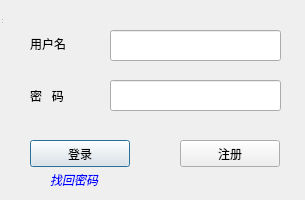
<?xml version="1.0" encoding="UTF-8"?>
<ui version="4.0">
 <class>Login</class>
 <widget class="QDialog" name="Login">
  <property name="geometry">
   <rect>
    <x>0</x>
    <y>0</y>
    <width>305</width>
    <height>200</height>
   </rect>
  </property>
  <property name="minimumSize">
   <size>
    <width>300</width>
    <height>200</height>
   </size>
  </property>
  <property name="maximumSize">
   <size>
    <width>800</width>
    <height>600</height>
   </size>
  </property>
  <property name="windowTitle">
   <string>Login</string>
  </property>
  <widget class="QWidget" name="centralwidget" native="true">
   <property name="geometry">
    <rect>
     <x>0</x>
     <y>0</y>
     <width>311</width>
     <height>195</height>
    </rect>
   </property>
   <widget class="QLabel" name="label">
    <property name="geometry">
     <rect>
      <x>30</x>
      <y>28</y>
      <width>79</width>
      <height>31</height>
     </rect>
    </property>
    <property name="text">
     <string>用户名</string>
    </property>
   </widget>
   <widget class="QLabel" name="label_2">
    <property name="geometry">
     <rect>
      <x>30</x>
      <y>80</y>
      <width>79</width>
      <height>31</height>
     </rect>
    </property>
    <property name="text">
     <string>密   码</string>
    </property>
   </widget>
   <widget class="QPushButton" name="login_btn">
    <property name="geometry">
     <rect>
      <x>30</x>
      <y>140</y>
      <width>100</width>
      <height>27</height>
     </rect>
    </property>
    <property name="text">
     <string>登录</string>
    </property>
   </widget>
   <widget class="QPushButton" name="register_btn">
    <property name="geometry">
     <rect>
      <x>180</x>
      <y>140</y>
      <width>100</width>
      <height>27</height>
     </rect>
    </property>
    <property name="text">
     <string>注册</string>
    </property>
   </widget>
   <widget class="QLineEdit" name="edit_username">
    <property name="geometry">
     <rect>
      <x>110</x>
      <y>30</y>
      <width>171</width>
      <height>31</height>
     </rect>
    </property>
   </widget>
   <widget class="QLineEdit" name="edit_password">
    <property name="geometry">
     <rect>
      <x>110</x>
      <y>80</y>
      <width>171</width>
      <height>31</height>
     </rect>
    </property>
    <property name="echoMode">
     <enum>QLineEdit::Password</enum>
    </property>
   </widget>
   <widget class="QLabel" name="label_forgot_password">
    <property name="geometry">
     <rect>
      <x>50</x>
      <y>170</y>
      <width>59</width>
      <height>20</height>
     </rect>
    </property>
    <property name="styleSheet">
     <string notr="true">color:blue;
font-style:italic</string>
    </property>
    <property name="text">
     <string>找回密码</string>
    </property>
   </widget>
  </widget>
  <widget class="QStatusBar" name="statusbar">
   <property name="geometry">
    <rect>
     <x>0</x>
     <y>0</y>
     <width>3</width>
     <height>25</height>
    </rect>
   </property>
  </widget>
 </widget>
 <resources/>
 <connections/>
</ui>
